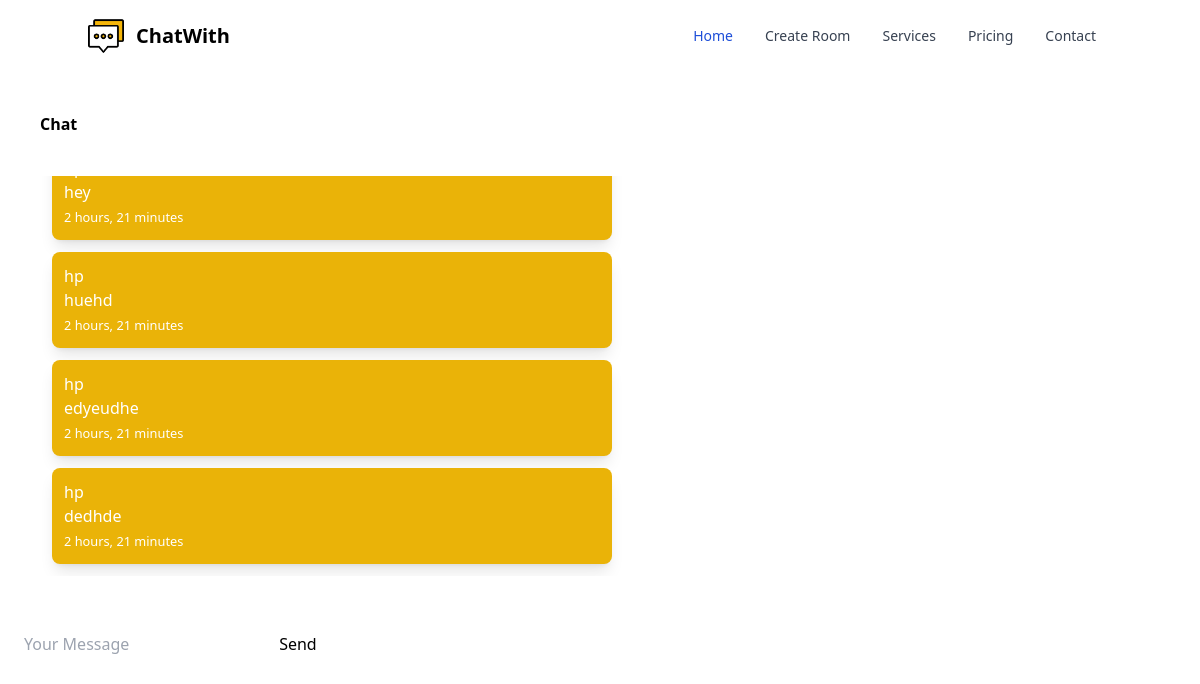
The app's page /room/chat/ with its own data.
### base/models.py (models this page shows, shortened)
class ChatRoom(models.Model):
    name = models.CharField(max_length=200)
    slug = models.SlugField(unique=True)
    date = models.DateTimeField(auto_now=True)
    class Meta:
        ordering = ('date',)

class ChatMessages(models.Model):
    user = models.ForeignKey(User, on_delete=models.CASCADE)
    room = models.ForeignKey(ChatRoom, on_delete=models.CASCADE)
    message_content = models.TextField()
    date = models.DateTimeField(auto_now=True)
    def __str__(self) -> str:
        return self.message_content
    class Meta:
        ordering = ('date',)

### base/views.py (the view)
# urls.py: path('room/<slug:slug>/', views.chatroom, name='chatroom'),
def chatroom(request, slug):
    objects = ChatRoom.objects.get(slug=slug.lower())
    messages = ChatMessages.objects.filter(room=objects)[0:30]
    context = {'chatroom': objects, 'messages': messages}
    return render(request, 'base/room.html', context)

### base/templates/base/room.html (shortened to what this page needs)
{% extends 'base/main.html'%}
{% block content %}
<div class="m-10 font-bold">{{chatroom.name}}</div>
<div class="message-container m-10 overflow-auto h-[400px]" id="message-container">
    <div id="chat-messages" class="">
        {% for message in messages%}
        <div class="message text-white shadow-lg p-3 m-3 rounded-lg w-1/2 bg-yellow-500">
            <div class="text-white">
                {{message.user.username}}
            </div>
            {{message}}
            <div class="text-white">
                <small>{{message.date|timesince}}</small>
            </div>
        </div>
        {%endfor%}
    </div>
</div>
<div class="form-container inset-x-0 bottom-0 bg-white-500 p-4">
    <form action="" method="post">
        <input id="message-input" class="rounded-md px-2" type="text" placeholder="Your Message">
        <button class="text-black ml-3" id="send-button" type="submit">Send</button>
    </form>
</div>
{% endblock content %}

### base/templates/base/main.html (shortened to what this page needs)
<!DOCTYPE html>
<html lang="en">
<head>
</head>
<body>
    {% include 'base/navbar.html'%}
    {% block content %}
    {% endblock content %}
</body>
</html>

### base/templates/base/navbar.html (shortened to what this page needs)
{% load static %}
<!DOCTYPE html>
<html lang="en">
<head>
    <script src="https://cdn.tailwindcss.com"></script>
</head>
<body>
<nav class="bg-white border-gray-200 px-2 sm:px-4 py-2.5 rounded dark:bg-gray-900">
    <div class="container flex flex-wrap items-center justify-between mx-auto">
      <a href="/" class="flex items-center">
          <img src=" /static/images/chat.png" class="h-6 mr-3 sm:h-9" alt="Flowbite Logo" />
          <span class="self-center text-xl font-semibold whitespace-nowrap dark:text-white">ChatWith</span>
      </a>
      <div class="hidden w-full md:block md:w-auto" id="navbar-default">
        <ul class="flex flex-col p-4 mt-4 border border-gray-100 rounded-lg bg-gray-50 md:flex-row md:space-x-8 md:mt-0 md:text-sm md:font-medium md:border-0 md:bg-white dark:bg-gray-800 md:dark:bg-gray-900 dark:border-gray-700">
          <li>
            <a href="/" class="block py-2 pl-3 pr-4 text-white bg-blue-700 rounded md:bg-transparent md:text-blue-700 md:p-0 dark:text-white" aria-current="page">Home</a>
          </li>
          <li>
            <a href="{% url 'create'%}" class="block py-2 pl-3 pr-4 text-gray-700 rounded hover:bg-gray-100 md:hover:bg-transparent md:border-0 md:hover:text-blue-700 md:p-0 dark:text-gray-400 md:dark:hover:text-white dark:hover:bg-gray-700 dark:hover:text-white md:dark:hover:bg-transparent">Create Room</a>
          </li>
          <li>
            <a href="#" class="block py-2 pl-3 pr-4 text-gray-700 rounded hover:bg-gray-100 md:hover:bg-transparent md:border-0 md:hover:text-blue-700 md:p-0 dark:text-gray-400 md:dark:hover:text-white dark:hover:bg-gray-700 dark:hover:text-white md:dark:hover:bg-transparent">Services</a>
          </li>
          <li>
            <a href="#" class="block py-2 pl-3 pr-4 text-gray-700 rounded hover:bg-gray-100 md:hover:bg-transparent md:border-0 md:hover:text-blue-700 md:p-0 dark:text-gray-400 md:dark:hover:text-white dark:hover:bg-gray-700 dark:hover:text-white md:dark:hover:bg-transparent">Pricing</a>
          </li>
          <li>
            <a href="#" class="block py-2 pl-3 pr-4 text-gray-700 rounded hover:bg-gray-100 md:hover:bg-transparent md:border-0 md:hover:text-blue-700 md:p-0 dark:text-gray-400 md:dark:hover:text-white dark:hover:bg-gray-700 dark:hover:text-white md:dark:hover:bg-transparent">Contact</a>
          </li>
        </ul>
      </div>
    </div>
  </nav>
</body>
</html>

### records on screen
ChatRoom: name "Chat"
ChatMessages: message_content "hey", date "2 hours, 21 minutes"
ChatMessages: user.username "hp", message_content "huehd", date "2 hours, 21 minutes"
ChatMessages: user.username "hp", message_content "edyeudhe", date "2 hours, 21 minutes"
ChatMessages: user.username "hp", message_content "dedhde", date "2 hours, 21 minutes"
